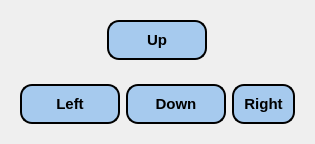
             <widget class="QWidget" name="widget_16" native="true">
              <layout class="QVBoxLayout" name="verticalLayout_5">
               <item>
                <widget class="QWidget" name="widget_18" native="true">
                 <layout class="QHBoxLayout" name="horizontalLayout_20">
                  <item>
                   <widget class="QPushButton" name="button_move_ROI_up">
                    <property name="sizePolicy">
                     <sizepolicy hsizetype="Fixed" vsizetype="Fixed">
                      <horstretch>0</horstretch>
                      <verstretch>0</verstretch>
                     </sizepolicy>
                    </property>
                    <property name="minimumSize">
                     <size>
                      <width>100</width>
                      <height>40</height>
                     </size>
                    </property>
                    <property name="maximumSize">
                     <size>
                      <width>16777215</width>
                      <height>40</height>
                     </size>
                    </property>
                    <property name="font">
                     <font>
                      <pointsize>11</pointsize>
                      <weight>75</weight>
                      <bold>true</bold>
                     </font>
                    </property>
                    <property name="styleSheet">
                     <string notr="true">QPushButton {
    background-color: #A6CAEE;
    border: 2px solid black;
    border-radius: 12px;
padding: 10px 10px;
}

QPushButton:hover {
    background-color: qlineargradient(
spread:pad, 
x1:0, y1:0, x2:0, y2:1, 

stop:0 #738B95, 
stop:1 #BAE5F5
    );
}

QPushButton:pressed {
    background-color: qlineargradient(
spread:pad, 
x1:0, y1:0, x2:0, y2:1, 
stop:0  #BAE5F5, 
stop:1 #738B95
);
    padding-top: 6px;   /* tạo cảm giác ấn xuống */
}</string>
                    </property>
                    <property name="text">
                     <string>Up</string>
                    </property>
                    <property name="icon">
                     <iconset>
                      <normaloff>all-icons/light-icons/arrow-128-24.png</normaloff>all-icons/light-icons/arrow-128-24.png</iconset>
                    </property>
                    <property name="iconSize">
                     <size>
                      <width>32</width>
                      <height>32</height>
                     </size>
                    </property>
                   </widget>
                  </item>
                 </layout>
                </widget>
               </item>
               <item>
                <widget class="QWidget" name="widget_20" native="true">
                 <layout class="QHBoxLayout" name="horizontalLayout_22">
                  <item>
                   <widget class="QPushButton" name="button_move_ROI_left">
                    <property name="sizePolicy">
                     <sizepolicy hsizetype="Fixed" vsizetype="Fixed">
                      <horstretch>0</horstretch>
                      <verstretch>0</verstretch>
                     </sizepolicy>
                    </property>
                    <property name="minimumSize">
                     <size>
                      <width>100</width>
                      <height>40</height>
                     </size>
                    </property>
                    <property name="maximumSize">
                     <size>
                      <width>16777215</width>
                      <height>40</height>
                     </size>
                    </property>
                    <property name="font">
                     <font>
                      <pointsize>11</pointsize>
                      <weight>75</weight>
                      <bold>true</bold>
                     </font>
                    </property>
                    <property name="styleSheet">
                     <string notr="true">QPushButton {
    background-color: #A6CAEE;
    border: 2px solid black;
    border-radius: 12px;
padding: 10px 10px;
}

QPushButton:hover {
    background-color: qlineargradient(
spread:pad, 
x1:0, y1:0, x2:0, y2:1, 

stop:0 #738B95, 
stop:1 #BAE5F5
    );
}

QPushButton:pressed {
    background-color: qlineargradient(
spread:pad, 
x1:0, y1:0, x2:0, y2:1, 
stop:0  #BAE5F5, 
stop:1 #738B95
);
    padding-top: 6px;   /* tạo cảm giác ấn xuống */
}</string>
                    </property>
                    <property name="text">
                     <string>Left</string>
                    </property>
                    <property name="icon">
                     <iconset>
                      <normaloff>all-icons/light-icons/arrow-112-24.png</normaloff>all-icons/light-icons/arrow-112-24.png</iconset>
                    </property>
                    <property name="iconSize">
                     <size>
                      <width>32</width>
                      <height>32</height>
                     </size>
                    </property>
                   </widget>
                  </item>
                  <item>
                   <widget class="QPushButton" name="button_move_ROI_down">
                    <property name="sizePolicy">
                     <sizepolicy hsizetype="Fixed" vsizetype="Fixed">
                      <horstretch>0</horstretch>
                      <verstretch>0</verstretch>
                     </sizepolicy>
                    </property>
                    <property name="minimumSize">
                     <size>
                      <width>100</width>
                      <height>40</height>
                     </size>
                    </property>
                    <property name="maximumSize">
                     <size>
                      <width>16777215</width>
                      <height>40</height>
                     </size>
                    </property>
                    <property name="font">
                     <font>
                      <pointsize>11</pointsize>
                      <weight>75</weight>
                      <bold>true</bold>
                     </font>
                    </property>
                    <property name="styleSheet">
                     <string notr="true">QPushButton {
    background-color: #A6CAEE;
    border: 2px solid black;
    border-radius: 12px;
padding: 10px 10px;
}

QPushButton:hover {
    background-color: qlineargradient(
spread:pad, 
x1:0, y1:0, x2:0, y2:1, 

stop:0 #738B95, 
stop:1 #BAE5F5
    );
}

QPushButton:pressed {
    background-color: qlineargradient(
spread:pad, 
x1:0, y1:0, x2:0, y2:1, 
stop:0  #BAE5F5, 
stop:1 #738B95
);
    padding-top: 6px;   /* tạo cảm giác ấn xuống */
}</string>
                    </property>
                    <property name="text">
                     <string>Down</string>
                    </property>
                    <property name="icon">
                     <iconset>
                      <normaloff>all-icons/light-icons/arrow-190-24.png</normaloff>all-icons/light-icons/arrow-190-24.png</iconset>
                    </property>
                    <property name="iconSize">
                     <size>
                      <width>32</width>
                      <height>32</height>
                     </size>
                    </property>
                   </widget>
                  </item>
                  <item>
                   <widget class="QPushButton" name="button_move_ROI_right">
                    <property name="sizePolicy">
                     <sizepolicy hsizetype="Fixed" vsizetype="Fixed">
                      <horstretch>0</horstretch>
                      <verstretch>0</verstretch>
                     </sizepolicy>
                    </property>
                    <property name="minimumSize">
                     <size>
                      <width>0</width>
                      <height>40</height>
                     </size>
                    </property>
                    <property name="maximumSize">
                     <size>
                      <width>16777215</width>
                      <height>40</height>
                     </size>
                    </property>
                    <property name="font">
                     <font>
                      <pointsize>11</pointsize>
                      <weight>75</weight>
                      <bold>true</bold>
                     </font>
                    </property>
                    <property name="styleSheet">
                     <string notr="true">QPushButton {
    background-color: #A6CAEE;
    border: 2px solid black;
    border-radius: 12px;
padding: 10px 10px;
}

QPushButton:hover {
    background-color: qlineargradient(
spread:pad, 
x1:0, y1:0, x2:0, y2:1, 

stop:0 #738B95, 
stop:1 #BAE5F5
    );
}

QPushButton:pressed {
    background-color: qlineargradient(
spread:pad, 
x1:0, y1:0, x2:0, y2:1, 
stop:0  #BAE5F5, 
stop:1 #738B95
);
    padding-top: 6px;   /* tạo cảm giác ấn xuống */
}</string>
                    </property>
                    <property name="text">
                     <string>Right</string>
                    </property>
                    <property name="icon">
                     <iconset>
                      <normaloff>all-icons/light-icons/arrow-12-24.png</normaloff>all-icons/light-icons/arrow-12-24.png</iconset>
                    </property>
                    <property name="iconSize">
                     <size>
                      <width>32</width>
                      <height>32</height>
                     </size>
                    </property>
                   </widget>
                  </item>
                 </layout>
                </widget>
               </item>
              </layout>
             </widget>
